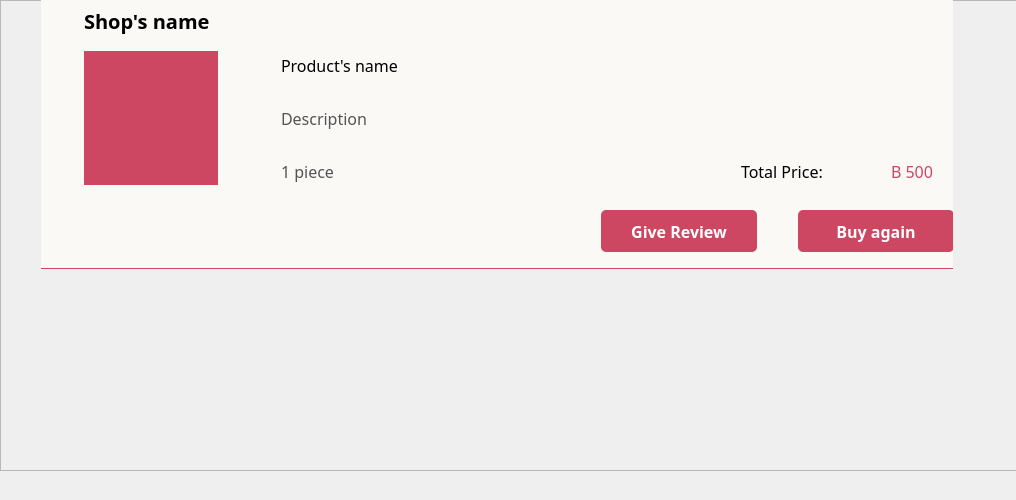
         <widget class="QWidget" name="scrollAreaWidgetContents_completed">
          <property name="geometry">
           <rect>
            <x>0</x>
            <y>0</y>
            <width>1016</width>
            <height>500</height>
           </rect>
          </property>
          <property name="minimumSize">
           <size>
            <width>0</width>
            <height>500</height>
           </size>
          </property>
          <widget class="QFrame" name="frame_completed">
           <property name="geometry">
            <rect>
             <x>0</x>
             <y>0</y>
             <width>1031</width>
             <height>471</height>
            </rect>
           </property>
           <property name="frameShape">
            <enum>QFrame::StyledPanel</enum>
           </property>
           <property name="frameShadow">
            <enum>QFrame::Raised</enum>
           </property>
           <widget class="QWidget" name="completeordercontainer" native="true">
            <property name="geometry">
             <rect>
              <x>41</x>
              <y>0</y>
              <width>912</width>
              <height>269</height>
             </rect>
            </property>
            <property name="styleSheet">
             <string notr="true">border-bottom: 1px solid #CD4662;
background: #FAF9F6;
</string>
            </property>
            <widget class="QLabel" name="shopnameforcart_4">
             <property name="geometry">
              <rect>
               <x>43</x>
               <y>0</y>
               <width>131</width>
               <height>41</height>
              </rect>
             </property>
             <property name="styleSheet">
              <string notr="true">border: none;
color: #000;
font-family: Suwannaphum;
font-size: 20px;
font-style: normal;
font-weight: 700;
line-height: normal;</string>
             </property>
             <property name="text">
              <string>Shop's name</string>
             </property>
            </widget>
            <widget class="QLabel" name="cartorderpic_4">
             <property name="geometry">
              <rect>
               <x>43</x>
               <y>51</y>
               <width>134</width>
               <height>134</height>
              </rect>
             </property>
             <property name="styleSheet">
              <string notr="true">border: none;
border-radius: 70px;
background: #cd4662;</string>
             </property>
             <property name="text">
              <string/>
             </property>
            </widget>
            <widget class="QLabel" name="productcartname_4">
             <property name="geometry">
              <rect>
               <x>240</x>
               <y>51</y>
               <width>672</width>
               <height>28</height>
              </rect>
             </property>
             <property name="styleSheet">
              <string notr="true">border: none;
color: #000;
font-family: Suwannaphum;
font-size: 16px;
font-style: normal;
font-weight: 400;
line-height: normal;</string>
             </property>
             <property name="text">
              <string>Product's name</string>
             </property>
            </widget>
            <widget class="QLabel" name="productcartdescrip_4">
             <property name="geometry">
              <rect>
               <x>240</x>
               <y>104</y>
               <width>672</width>
               <height>28</height>
              </rect>
             </property>
             <property name="styleSheet">
              <string notr="true">border: none;
color: #545454;
font-family: Suwannaphum;
font-size: 16px;
font-style: normal;
font-weight: 400;
line-height: normal;</string>
             </property>
             <property name="text">
              <string>Description</string>
             </property>
            </widget>
            <widget class="QLabel" name="productnum_4">
             <property name="geometry">
              <rect>
               <x>240</x>
               <y>157</y>
               <width>672</width>
               <height>28</height>
              </rect>
             </property>
             <property name="styleSheet">
              <string notr="true">border: none;
color: #545454;
font-family: Suwannaphum;
font-size: 16px;
font-style: normal;
font-weight: 400;
line-height: normal;</string>
             </property>
             <property name="text">
              <string>1 piece</string>
             </property>
            </widget>
            <widget class="QLabel" name="totalpricecartlabel_4">
             <property name="geometry">
              <rect>
               <x>700</x>
               <y>157</y>
               <width>81</width>
               <height>28</height>
              </rect>
             </property>
             <property name="styleSheet">
              <string notr="true">border: none;
color: #000;
font-family: Suwannaphum;
font-size: 16px;
font-style: normal;
font-weight: 400;
line-height: normal;</string>
             </property>
             <property name="text">
              <string>Total Price:</string>
             </property>
            </widget>
            <widget class="QLabel" name="totalpricecartnumlabel_4">
             <property name="geometry">
              <rect>
               <x>850</x>
               <y>157</y>
               <width>49</width>
               <height>28</height>
              </rect>
             </property>
             <property name="styleSheet">
              <string notr="true">border: none;
color: #cd4662;
font-family: Suwannaphum;
font-size: 16px;
font-style: normal;
font-weight: 400;
line-height: normal;</string>
             </property>
             <property name="text">
              <string>B 500</string>
             </property>
            </widget>
            <widget class="QPushButton" name="buyagaincompletebutton">
             <property name="geometry">
              <rect>
               <x>757</x>
               <y>210</y>
               <width>156</width>
               <height>42</height>
              </rect>
             </property>
             <property name="styleSheet">
              <string notr="true">color: #FFF;
background-color: #cd4662;
border: none;
text-align: center;
font-family: Suwannaphum;
font-size: 16px;
font-style: normal;
font-weight: 700;
line-height: normal;
border-radius: 5px;</string>
             </property>
             <property name="text">
              <string>Buy again</string>
             </property>
            </widget>
            <widget class="QPushButton" name="givereviewcompletebutton">
             <property name="geometry">
              <rect>
               <x>560</x>
               <y>210</y>
               <width>156</width>
               <height>42</height>
              </rect>
             </property>
             <property name="styleSheet">
              <string notr="true">color: #FFF;
background-color: #cd4662;
border: none;
text-align: center;
font-family: Suwannaphum;
font-size: 16px;
font-style: normal;
font-weight: 700;
line-height: normal;
border-radius: 5px;</string>
             </property>
             <property name="text">
              <string>Give Review</string>
             </property>
            </widget>
           </widget>
          </widget>
         </widget>
